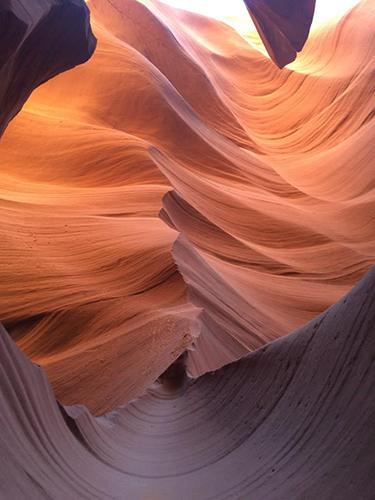
#> input picture image_descriptors/dataset/antelopecanyon_01.png, 375 x 500 px; its folder holds only this picture in this run
$ python classify_car_brand.py --dataset ../dataset --testData ../dataset/antelopecanyon_01.png
#> lines starting #> are read from the running program, lines starting #| are printed output that depends on the picture; after the words box and inside, x2 and y2 are one past the last pixel; in counts of white or black regions, pixels touching at a corner belong together
# import the necessary packages
from numpy.lib.type_check import imag
from skimage._shared.version_requirements import require
from sklearn.neighbors import KNeighborsClassifier
from skimage import exposure, feature
from imutils import paths
import os
import imutils
import argparse
import cv2

# construct the argument parser and parse the aruments
ap = argparse.ArgumentParser()
ap.add_argument('-d', '--dataset', required=True,
                help='Path to input image dataset')
ap.add_argument('-t', '--testData', required=True,
                help='Path to test image dataset')
args = vars(ap.parse_args())

data = []
labels = []

# load and store training image dataset
for imagePath in paths.list_images(args['dataset']):
    # get the label
    label = os.path.split(imagePath)[1].split('_')[0]

    # get the features
    image = cv2.imread(imagePath)
#> image is the input picture: shape (500, 375, 3); mean B, G, R 80.9, 93.6, 154
    gray = cv2.cvtColor(image, cv2.COLOR_BGR2GRAY)
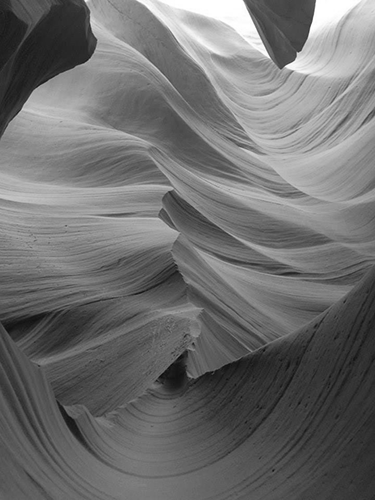
#> gray: shape (500, 375); min 9, max 255, mean 110.2
    edged = imutils.auto_canny(gray)
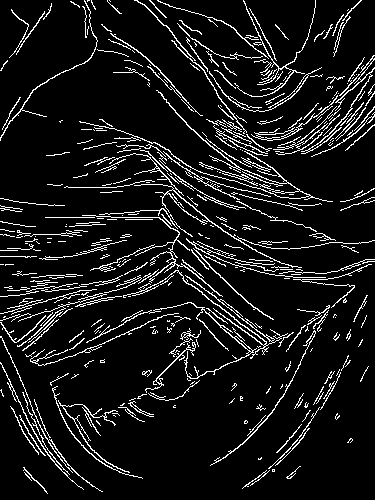
#> edged: shape (500, 375); 9.2% white in thin lines or dots

    # find contours in the edege map, keeping only the largest
    # one which is presumed to be the car logo
    cnts = cv2.findContours(edged.copy(), cv2.RETR_EXTERNAL,
                            cv2.CHAIN_APPROX_SIMPLE)
#> cnts = 387 contours, 334 with area under 20; largest, box (x1, y1, x2, y2) and area: (134, 184, 375, 268) 412, (251, 95, 338, 141) 222, (123, 270, 288, 359) 218, (86, 302, 257, 379) 170, (79, 90, 333, 202) 159
    cnts = imutils.grab_contours(cnts)
    c = max(cnts, key=cv2.contourArea)
#> c = contour of 327 points, box (x1, y1, x2, y2) (134, 184, 375, 268), area 412

    # extract the logo of the car and resize it to a canonical width
	# and height
    (x, y, w, h) = cv2.boundingRect(c)
#> x = 134; y = 184; w = 241; h = 84
    logo = gray[y:y + h, x:x + w]
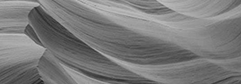
#> logo: shape (84, 241); min 30, max 191, mean 122.7
    logo = cv2.resize(logo, (200, 100))
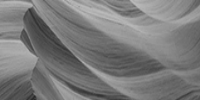
#> logo: shape (100, 200); min 39, max 188, mean 122.5

    # extract Histogram of Oriented Gradients from the logo
    H = feature.hog(logo, orientations=9, pixels_per_cell=(10, 10),
                    cells_per_block=(2, 2), transform_sqrt=True, block_norm="L1")
#> H = 6156 values, max 0.378 at index 3012, min 0 at index 7, mean 0.0278

    # update the lists of data
    data.append(H)
    labels.append(label)

# train ML algorithm
print("[INFO] training classifier...")
clf = KNeighborsClassifier(n_neighbors=1)
clf.fit(data, labels)

# loop over the test dataset
for (i, imagePath) in enumerate(paths.list_images(args["testData"])):

	# load the test image, convert it to grayscale, and resize it to
	# the canonical size
	image = cv2.imread(imagePath)
	gray = cv2.cvtColor(image, cv2.COLOR_BGR2GRAY)
	logo = cv2.resize(gray, (200, 100))

	# extract Histogram of Oriented Gradients from the test image and
	# predict the make of the car
	(H, hogImage) = feature.hog(logo, orientations=9, pixels_per_cell=(10, 10),
		cells_per_block=(2, 2), transform_sqrt=True, block_norm="L1", visualize=True)
	pred = clf.predict(H.reshape(1, -1))[0]

	# visualize the HOG image
	hogImage = exposure.rescale_intensity(hogImage, out_range=(0, 255))
	hogImage = hogImage.astype("uint8")
	cv2.imshow("HOG Image #{}".format(i + 1), hogImage)

	# draw the prediction on the test image and display it
	cv2.putText(image, pred.title(), (10, 35), cv2.FONT_HERSHEY_SIMPLEX, 1.0,
		(0, 255, 0), 3)
	cv2.imshow("Test Image #{}".format(i + 1), image)
	cv2.waitKey(0)

$ run again, on image_descriptors/dataset/antelopecanyon_05.png
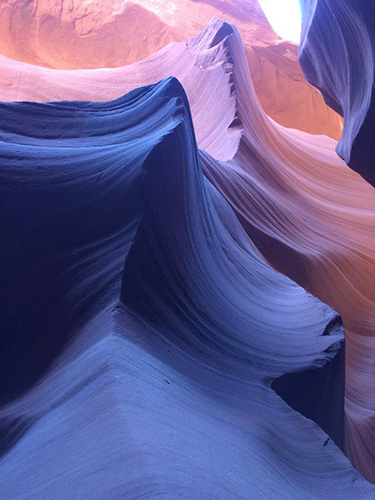
#> input picture image_descriptors/dataset/antelopecanyon_05.png, 375 x 500 px
#> image is the input picture: shape (500, 375, 3); mean B, G, R 143.9, 91.5, 100.3
#> `edged = imutils.auto_canny(gray)`:
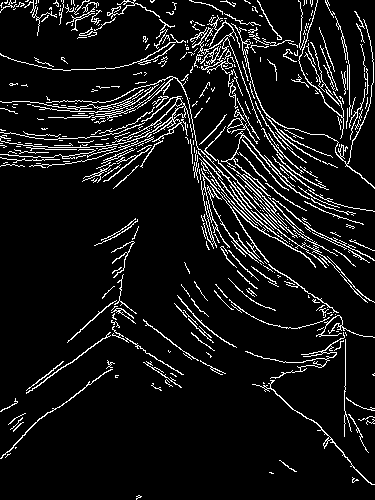
#> edged: shape (500, 375); 8.5% white in thin lines or dots
#> cnts = 410 contours, 358 with area under 20; largest, box (x1, y1, x2, y2) and area: (0, 96, 190, 168) 298, (201, 168, 269, 263) 219, (231, 19, 375, 189) 125, (252, 380, 375, 485) 120, (227, 109, 258, 144) 114
#> c = contour of 695 points, box (x1, y1, x2, y2) (0, 96, 190, 168), area 298
#> x = 0; y = 96; w = 190; h = 72
#> `logo = cv2.resize(logo, (200, 100))`:
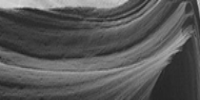
#> logo: shape (100, 200); min 34, max 217, mean 88.2
#> H = 6156 values, max 0.494 at index 6013, min 0 at index 244, mean 0.0278

$ run again, on image_descriptors/dataset/giraffe.png
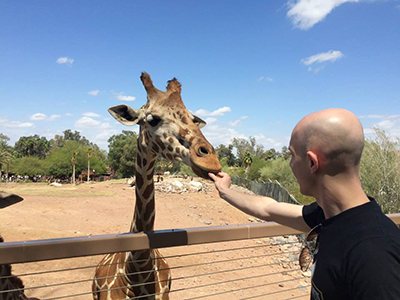
#> input picture image_descriptors/dataset/giraffe.png, 400 x 300 px
#> image is the input picture: shape (300, 400, 3); mean B, G, R 150.5, 143.8, 139.8
#> `edged = imutils.auto_canny(gray)`:
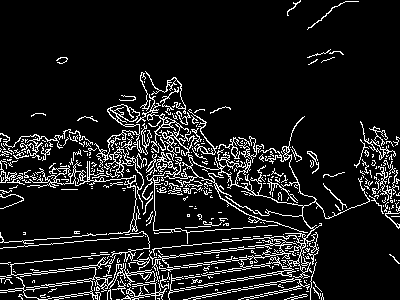
#> edged: shape (300, 400); 10.7% white in thin lines or dots
#> cnts = 388 contours, 360 with area under 20; largest, box (x1, y1, x2, y2) and area: (136, 94, 370, 279) 1188, (94, 104, 152, 167) 494, (27, 160, 138, 235) 448, (106, 146, 144, 209) 224, (215, 239, 297, 273) 221
#> c = contour of 2756 points, box (x1, y1, x2, y2) (136, 94, 370, 279), area 1188
#> x = 136; y = 94; w = 234; h = 185
#> `logo = cv2.resize(logo, (200, 100))`:
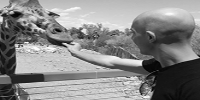
#> logo: shape (100, 200); min 0, max 254, mean 134.9
#> H = 6156 values, max 0.41 at index 4198, min 0 at index 154, mean 0.0278

$ run again, on image_descriptors/dataset/antelopecanyon_02.png
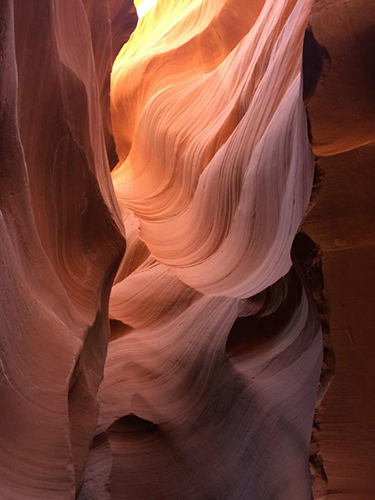
#> input picture image_descriptors/dataset/antelopecanyon_02.png, 375 x 500 px
#> image is the input picture: shape (500, 375, 3); mean B, G, R 54.5, 67.2, 119.7
#> `edged = imutils.auto_canny(gray)`:
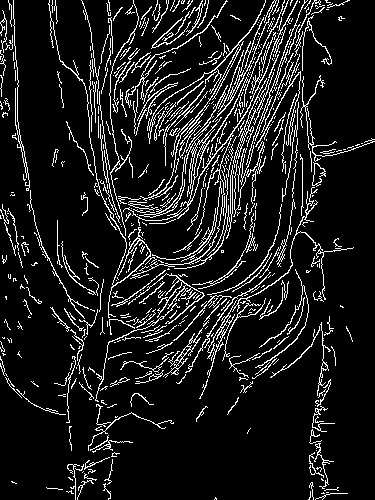
#> edged: shape (500, 375); 10.9% white in thin lines or dots
#> cnts = 561 contours, 515 with area under 20; largest, box (x1, y1, x2, y2) and area: (123, 0, 298, 279) 772, (207, 300, 237, 378) 268, (163, 328, 203, 378) 212, (140, 0, 266, 201) 183, (48, 0, 151, 318) 178
#> c = contour of 1698 points, box (x1, y1, x2, y2) (123, 0, 298, 279), area 772
#> x = 123; y = 0; w = 175; h = 279
#> `logo = cv2.resize(logo, (200, 100))`:
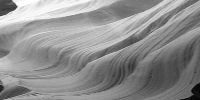
#> logo: shape (100, 200); min 6, max 255, mean 142.8
#> H = 6156 values, max 0.287 at index 5465, min 0 at index 143, mean 0.0278
